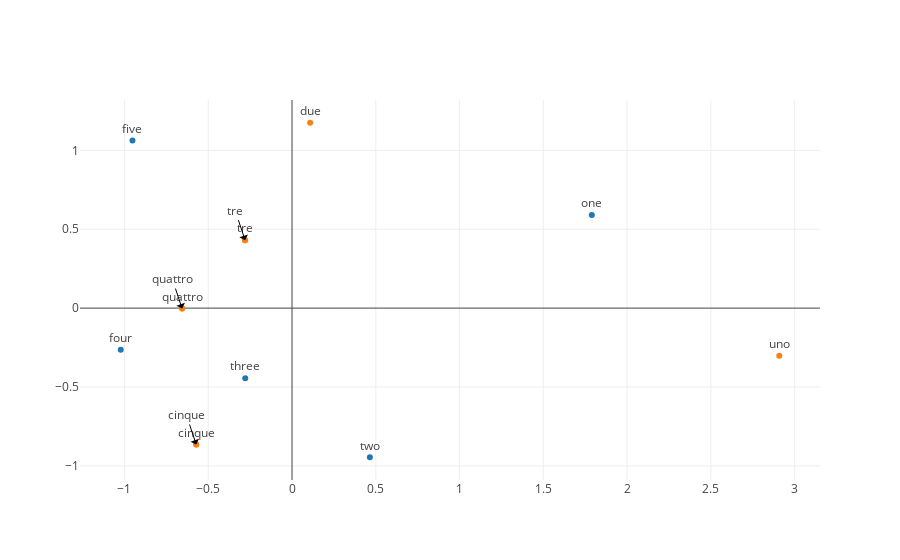

Notebook code for this chart:
### Code cell
trace1 = Scatter(
    x = new_en_words_vec[:, 0],
    y = new_en_words_vec[:, 1],
    mode = 'markers+text',
    text = en_words,
    textposition = 'top'
)
trace2 = Scatter(
    x = new_it_words_vec[:, 0],
    y = new_it_words_vec[:, 1],
    mode = 'markers+text',
    text = it_words,
    textposition = 'top'
)
layout = Layout(
    showlegend = False,
    annotations = [dict(
        x = new_it_words_vec[5][0],
        y = new_it_words_vec[5][1],
        text = translated_word[en_words[4]][0],
        arrowcolor = "black",
        arrowsize = 1.5,
        arrowwidth = 1,
        arrowhead = 0.5
      ), dict(
        x = new_it_words_vec[6][0],
        y = new_it_words_vec[6][1],
        text = translated_word[en_words[4]][1],
        arrowcolor = "black",
        arrowsize = 1.5,
        arrowwidth = 1,
        arrowhead = 0.5
      ), dict(
        x = new_it_words_vec[7][0],
        y = new_it_words_vec[7][1],
        text = translated_word[en_words[4]][2],
        arrowcolor = "black",
        arrowsize = 1.5,
        arrowwidth = 1,
        arrowhead = 0.5
      )]
)
data = [trace1, trace2]

fig = Figure(data=data, layout=layout)
plot_url = plotly.offline.iplot(fig, filename='relatie_position_for_numbers.html')

### Figure 1 — Plotly figure (JSON) as saved in the notebook; plotly's stock layout.template omitted (floating-point values rounded to 4 significant figures)
{"data": [{"mode": "markers+text", "text": ["one", "two", "three", "four", "five"], "textposition": "top", "type": "scatter", "x": [1.789, 0.4646, -0.2793, -1.022, -0.9524], "y": [0.5909, -0.9456, -0.4439, -0.2646, 1.063]}, {"mode": "markers+text", "text": ["uno", "due", "tre", "quattro", "cinque"], "textposition": "top", "type": "scatter", "x": [2.908, 0.1081, -0.2802, -0.656, -0.5718, -0.5718, -0.656, -0.2802], "y": [-0.302, 1.175, 0.4307, -0.002618, -0.8648, -0.8648, -0.002618, 0.4307]}], "layout": {"annotations": [{"arrowcolor": "black", "arrowhead": 0.5, "arrowsize": 1.5, "arrowwidth": 1, "text": "cinque", "x": -0.5718, "y": -0.8648}, {"arrowcolor": "black", "arrowhead": 0.5, "arrowsize": 1.5, "arrowwidth": 1, "text": "quattro", "x": -0.656, "y": -0.002618}, {"arrowcolor": "black", "arrowhead": 0.5, "arrowsize": 1.5, "arrowwidth": 1, "text": "tre", "x": -0.2802, "y": 0.4307}], "showlegend": false}}
